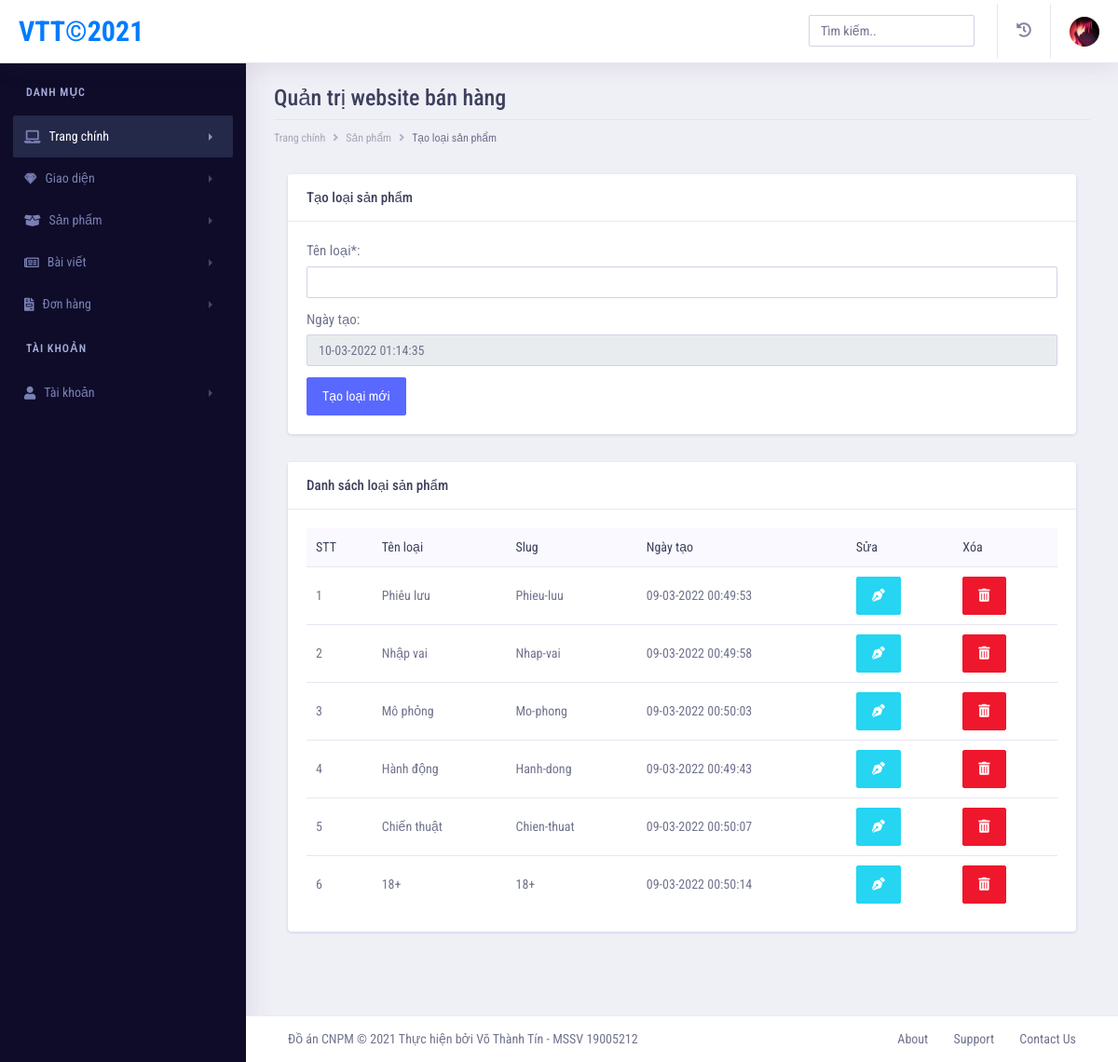
Page /admin/pages/loai-san-pham.php (signed in) on the committed database.
### tables this page shows
CREATE TABLE `account` (
  `id_acc` int(11) NOT NULL,
  `name` varchar(255) NOT NULL,
  `email` varchar(255) NOT NULL,
  `password` varchar(255) NOT NULL,
  `phone` varchar(50) NOT NULL,
  `address` varchar(255) NOT NULL,
  `image` varchar(255) NOT NULL,
  `date_create` datetime NOT NULL,
  `level` tinyint(1) NOT NULL
);

CREATE TABLE `type_product` (
  `id_type` int(11) NOT NULL,
  `typename` varchar(100) NOT NULL,
  `slug_type` varchar(100) NOT NULL,
  `date_create` datetime NOT NULL
);

### admin/pages/loai-san-pham.php (the view, shortened to what this page needs)
<?php
    if(isset($_SESSION['user']) && isset($_SESSION['level']))
    {
        $level = $_SESSION['level'];
        include('includes/header.php');
        include('includes/navbar.php');
        include('includes/left-sidebar.php');
?>
<body>
        <div class="dashboard-wrapper">
            <div class="dashboard-ecommerce">
                <div class="container-fluid dashboard-content " >
                    <div class="row">
                        <div class="col-xl-12 col-lg-12 col-md-12 col-sm-12 col-12">
                            <div class="page-header" >
                                <h2 class="pageheader-title" style="font-family: 'Roboto Condensed', sans-serif;">Quản trị website bán hàng</h2>
                                <div class="page-breadcrumb">
                                    <nav aria-label="breadcrumb">
                                        <ol class="breadcrumb">
                                            <li class="breadcrumb-item"><a href="index.php" class="breadcrumb-link">Trang chính</a></li>
                                            <li class="breadcrumb-item"><a href="san-pham.php" class="breadcrumb-link">Sản phẩm</a></li>
                                            <li class="breadcrumb-item active" aria-current="page">Tạo loại sản phẩm</li>
                                        </ol>
                                    </nav>
                                </div>
                            </div>
                        </div>
                    </div>
                    <div class="ecommerce-widget">
                        <div class="col-xl-12 col-lg-12 col-md-6 col-sm-12 col-12">
                            <div class="card">
                                <h5 class="card-header" style="font-family: 'Roboto Condensed', sans-serif;">Tạo loại sản phẩm</h5>
                                <div class="card-body">
                                    <div class="row">
                                        <div class="col-lg-12 col-sm-12 col-xs-12">
                                            <form method="POST">
                                                <div class="form-group">
                                                    <label>Tên loại*:</label>
                                                    <input type="text" name="name_type" class="form-control">
                                                </div>
                                                <div class="form-group">
                                                    <label>Ngày tạo:</label>
                                                    <input type="text" name="date_create" class="form-control" value="<?php echo date('d-m-Y H:i:s'); ?>" disabled>
                                                </div>
                                                <?php
                                                    if($level == 1)
                                                    {
                                                        echo "<button type='submit' class='btn btn-primary' name='save'>Tạo loại mới</button>";
                                                    }
                                                    else
                                                    {
                                                        echo "<button type='submit' class='btn btn-primary' disabled>Tạo loại mới</button>";
                                                    }
                                                ?>
                                            </form>
                                        </div>
                                    </div>
                                </div>
                            </div>
                        </div>
                        <div class="col-xl-12 col-lg-12 col-md-6 col-sm-12 col-12">
                            <div class="card">
                                <h5 class="card-header" style="font-family: 'Roboto Condensed', sans-serif;">Danh sách loại sản phẩm
                                </h5>
                                <div class="card-body">
                                    <div class="table-responsive">
                                        <table class="table">
                                            <thead class="bg-light">
                                                <tr class="border-0">
                                                    <th class="border-0" style="font-family: 'Roboto Condensed', sans-serif;">STT</th>
                                                    <th class="border-0" style="font-family: 'Roboto Condensed', sans-serif;">Tên loại</th>
                                                    <th class="border-0" style="font-family: 'Roboto Condensed', sans-serif;">Slug</th>
                                                    <th class="border-0" style="font-family: 'Roboto Condensed', sans-serif;">Ngày tạo</th>
                                                    <th class="border-0" style="font-family: 'Roboto Condensed', sans-serif;">Sửa</th>
                                                    <th class="border-0" style="font-family: 'Roboto Condensed', sans-serif;">Xóa</th>
                                                </tr>
                                            </thead>
                                            <tbody>
                            <?php
                                $typep = "SELECT * FROM type_product ORDER BY typename DESC";
                                $rs_typep = mysqli_query($conn, $typep);
                                $count = 0;
                                while ($row_typep = mysqli_fetch_array($rs_typep))
                                {
                                    $count++;
                            ?>
                                                <tr>
                                                    <td><?php echo $count; ?></td>
                                                    <td><?php echo $row_typep['typename']; ?></td>
                                                    <td><?php echo $row_typep['slug_type']; ?></td>
                                                    <td>
                                                    <?php
                                                        $date = date_create($row_typep['date_create']);
                                                        echo date_format($date, "d-m-Y H:i:s");
                                                    ?>
                                                    </td>
                                                <?php
                                                    if($level == 1)
                                                    {
                                                ?>
                                                        <td><a href="e-loai-san-pham.php?id=<?php echo $row_typep['id_type']; ?>" class="btn btn-info"><i class="fas fa-pen-nib"></i></a></td>
                                                        <td><a href="loai-san-pham.php?id=<?php echo $row_typep['id_type']; ?>" onclick="return confirm('Dữ liệu này sẽ được xóa vĩnh viễn. Đồng ý?');" class="btn btn-danger"><i class="fas fa-trash-alt"></i></a></td>
                                                <?php
                                                    }
                                                    else
                                                    {
                                                ?>
                                                        <td><button type="button" class="btn btn-info" disabled><i class="fas fa-pen-nib"></i></button></td>
                                                        <td><button type="button" class="btn btn-danger" disabled><i class="fas fa-trash-alt"></i></button></td>
                                                <?php
                                                    }
                                                ?>
                                                </tr>
                            <?php
                                }
                            ?>
                                            </tbody>
                                        </table>
                                    </div>
                                </div>
                            </div>
                        </div>
                    </div>
                </div>
            </div>
<?php
        include('includes/footer.php');
    }
    else
    {
        echo "<script> location.href='dang-nhap.php'; </script>";
    }
?>

### admin/pages/includes/navbar.php (shortened to what this page needs)
<?php
    if(isset($_SESSION['user']) && isset($_SESSION['level']))
    {
        $email = $_SESSION['user'];
        $user = "SELECT image, name FROM account WHERE email = '$email'";
        $rs_user = mysqli_query($conn, $user);
        $row_user = mysqli_fetch_array($rs_user);
        $avatar = $row_user['image'];
    }
?>
    <div class="dashboard-main-wrapper">
        <div class="dashboard-header">
            <nav class="navbar navbar-expand-lg bg-white fixed-top">
                <a class="navbar-brand" href="index.php">VTT&copy;2021</a>
                <div class="collapse navbar-collapse " id="navbarSupportedContent">
                    <ul class="navbar-nav ml-auto navbar-right-top">
                        <li class="nav-item">
                            <div id="custom-search" class="top-search-bar">
                                <input class="form-control" type="text" placeholder="Tìm kiếm..">
                            </div>
                        </li>
                        <li class="nav-item dropdown notification">
                            <a class="nav-link nav-icons" href="#" id="navbarDropdownMenuLink1" data-toggle="dropdown" aria-haspopup="true" aria-expanded="false"><i class="fas fa-history"></i></a>
                        </li>
                        <li class="nav-item dropdown nav-user">
                            <a class="nav-link nav-user-img" href="#" id="navbarDropdownMenuLink2" data-toggle="dropdown" aria-haspopup="true" aria-expanded="false"><img src="public/images/avatars/<?php echo $avatar; ?>" alt="" class="user-avatar-md rounded-circle"></a>
                        </li>
                    </ul>
                </div>
            </nav>
        </div>

### admin/pages/includes/header.php (style rules this page uses)
body { font-family: 'Roboto Condensed', sans-serif; }

### rows in the picture
account: image (picture)
type_product: typename "Phiêu lưu", slug_type "Phieu-luu", date_create "09-03-2022 00:49:53"
type_product: typename "Nhập vai", slug_type "Nhap-vai", date_create "09-03-2022 00:49:58"
type_product: typename "Mô phỏng", slug_type "Mo-phong", date_create "09-03-2022 00:50:03"
type_product: typename "Hành động", slug_type "Hanh-dong", date_create "09-03-2022 00:49:43"
type_product: typename "Chiến thuật", slug_type "Chien-thuat", date_create "09-03-2022 00:50:07"
type_product: typename "18+", slug_type "18+", date_create "09-03-2022 00:50:14"
